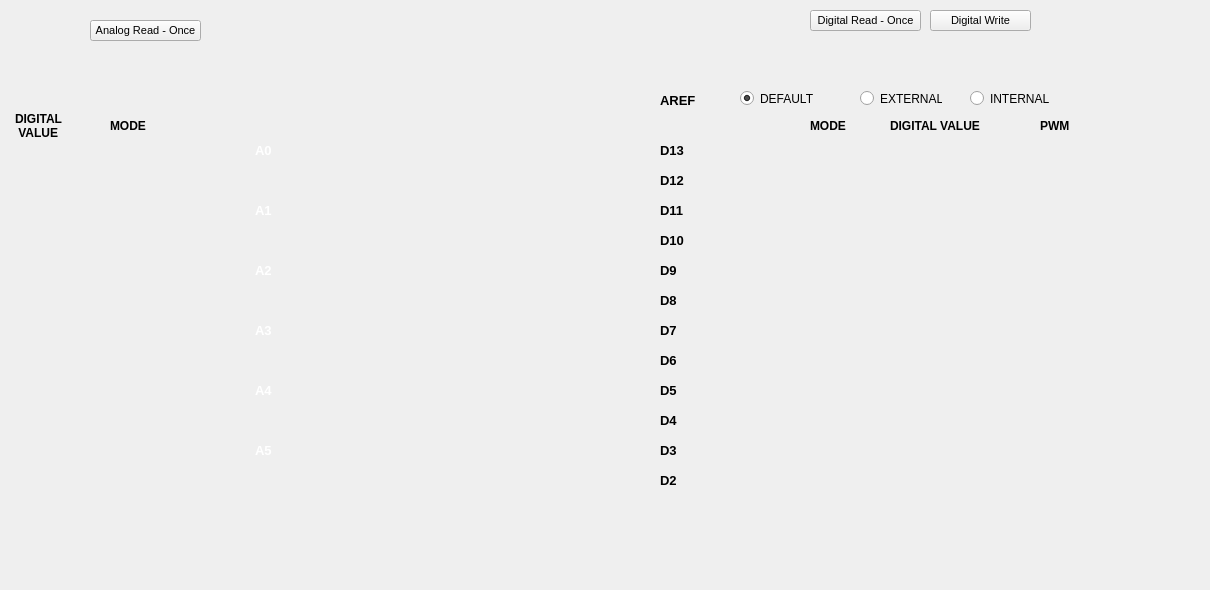
   <widget class="QWidget" name="tab">
    <attribute name="title">
     <string>Start</string>
    </attribute>
    <widget class="QPushButton" name="ButtonReadAnalog">
     <property name="geometry">
      <rect>
       <x>90</x>
       <y>20</y>
       <width>111</width>
       <height>21</height>
      </rect>
     </property>
     <property name="font">
      <font>
       <pointsize>8</pointsize>
       <weight>50</weight>
       <bold>false</bold>
      </font>
     </property>
     <property name="text">
      <string>Analog Read - Once</string>
     </property>
     <property name="checkable">
      <bool>true</bool>
     </property>
    </widget>
    <widget class="QLabel" name="label_A4">
     <property name="geometry">
      <rect>
       <x>255</x>
       <y>380</y>
       <width>31</width>
       <height>21</height>
      </rect>
     </property>
     <property name="palette">
      <palette>
       <active>
        <colorrole role="WindowText">
         <brush brushstyle="SolidPattern">
          <color alpha="255">
           <red>255</red>
           <green>255</green>
           <blue>255</blue>
          </color>
         </brush>
        </colorrole>
       </active>
       <inactive>
        <colorrole role="WindowText">
         <brush brushstyle="SolidPattern">
          <color alpha="255">
           <red>255</red>
           <green>255</green>
           <blue>255</blue>
          </color>
         </brush>
        </colorrole>
       </inactive>
       <disabled>
        <colorrole role="WindowText">
         <brush brushstyle="SolidPattern">
          <color alpha="255">
           <red>120</red>
           <green>120</green>
           <blue>120</blue>
          </color>
         </brush>
        </colorrole>
       </disabled>
      </palette>
     </property>
     <property name="font">
      <font>
       <pointsize>10</pointsize>
       <weight>75</weight>
       <bold>true</bold>
      </font>
     </property>
     <property name="text">
      <string>A4</string>
     </property>
    </widget>
    <widget class="QLabel" name="label_A2">
     <property name="geometry">
      <rect>
       <x>255</x>
       <y>260</y>
       <width>31</width>
       <height>21</height>
      </rect>
     </property>
     <property name="palette">
      <palette>
       <active>
        <colorrole role="WindowText">
         <brush brushstyle="SolidPattern">
          <color alpha="255">
           <red>255</red>
           <green>255</green>
           <blue>255</blue>
          </color>
         </brush>
        </colorrole>
       </active>
       <inactive>
        <colorrole role="WindowText">
         <brush brushstyle="SolidPattern">
          <color alpha="255">
           <red>255</red>
           <green>255</green>
           <blue>255</blue>
          </color>
         </brush>
        </colorrole>
       </inactive>
       <disabled>
        <colorrole role="WindowText">
         <brush brushstyle="SolidPattern">
          <color alpha="255">
           <red>120</red>
           <green>120</green>
           <blue>120</blue>
          </color>
         </brush>
        </colorrole>
       </disabled>
      </palette>
     </property>
     <property name="font">
      <font>
       <pointsize>10</pointsize>
       <weight>75</weight>
       <bold>true</bold>
      </font>
     </property>
     <property name="text">
      <string>A2</string>
     </property>
    </widget>
    <widget class="QLabel" name="label_A0">
     <property name="geometry">
      <rect>
       <x>255</x>
       <y>140</y>
       <width>31</width>
       <height>21</height>
      </rect>
     </property>
     <property name="palette">
      <palette>
       <active>
        <colorrole role="WindowText">
         <brush brushstyle="SolidPattern">
          <color alpha="255">
           <red>255</red>
           <green>255</green>
           <blue>255</blue>
          </color>
         </brush>
        </colorrole>
        <colorrole role="Text">
         <brush brushstyle="SolidPattern">
          <color alpha="255">
           <red>255</red>
           <green>255</green>
           <blue>255</blue>
          </color>
         </brush>
        </colorrole>
       </active>
       <inactive>
        <colorrole role="WindowText">
         <brush brushstyle="SolidPattern">
          <color alpha="255">
           <red>255</red>
           <green>255</green>
           <blue>255</blue>
          </color>
         </brush>
        </colorrole>
        <colorrole role="Text">
         <brush brushstyle="SolidPattern">
          <color alpha="255">
           <red>255</red>
           <green>255</green>
           <blue>255</blue>
          </color>
         </brush>
        </colorrole>
       </inactive>
       <disabled>
        <colorrole role="WindowText">
         <brush brushstyle="SolidPattern">
          <color alpha="255">
           <red>120</red>
           <green>120</green>
           <blue>120</blue>
          </color>
         </brush>
        </colorrole>
        <colorrole role="Text">
         <brush brushstyle="SolidPattern">
          <color alpha="255">
           <red>120</red>
           <green>120</green>
           <blue>120</blue>
          </color>
         </brush>
        </colorrole>
       </disabled>
      </palette>
     </property>
     <property name="font">
      <font>
       <pointsize>10</pointsize>
       <weight>75</weight>
       <bold>true</bold>
      </font>
     </property>
     <property name="text">
      <string>A0</string>
     </property>
    </widget>
    <widget class="QLabel" name="label_A3">
     <property name="geometry">
      <rect>
       <x>255</x>
       <y>320</y>
       <width>31</width>
       <height>21</height>
      </rect>
     </property>
     <property name="palette">
      <palette>
       <active>
        <colorrole role="WindowText">
         <brush brushstyle="SolidPattern">
          <color alpha="255">
           <red>255</red>
           <green>255</green>
           <blue>255</blue>
          </color>
         </brush>
        </colorrole>
       </active>
       <inactive>
        <colorrole role="WindowText">
         <brush brushstyle="SolidPattern">
          <color alpha="255">
           <red>255</red>
           <green>255</green>
           <blue>255</blue>
          </color>
         </brush>
        </colorrole>
       </inactive>
       <disabled>
        <colorrole role="WindowText">
         <brush brushstyle="SolidPattern">
          <color alpha="255">
           <red>120</red>
           <green>120</green>
           <blue>120</blue>
          </color>
         </brush>
        </colorrole>
       </disabled>
      </palette>
     </property>
     <property name="font">
      <font>
       <pointsize>10</pointsize>
       <weight>75</weight>
       <bold>true</bold>
      </font>
     </property>
     <property name="text">
      <string>A3</string>
     </property>
    </widget>
    <widget class="QLabel" name="label_A5">
     <property name="geometry">
      <rect>
       <x>255</x>
       <y>440</y>
       <width>31</width>
       <height>21</height>
      </rect>
     </property>
     <property name="palette">
      <palette>
       <active>
        <colorrole role="WindowText">
         <brush brushstyle="SolidPattern">
          <color alpha="255">
           <red>255</red>
           <green>255</green>
           <blue>255</blue>
          </color>
         </brush>
        </colorrole>
       </active>
       <inactive>
        <colorrole role="WindowText">
         <brush brushstyle="SolidPattern">
          <color alpha="255">
           <red>255</red>
           <green>255</green>
           <blue>255</blue>
          </color>
         </brush>
        </colorrole>
       </inactive>
       <disabled>
        <colorrole role="WindowText">
         <brush brushstyle="SolidPattern">
          <color alpha="255">
           <red>120</red>
           <green>120</green>
           <blue>120</blue>
          </color>
         </brush>
        </colorrole>
       </disabled>
      </palette>
     </property>
     <property name="font">
      <font>
       <pointsize>10</pointsize>
       <weight>75</weight>
       <bold>true</bold>
      </font>
     </property>
     <property name="text">
      <string>A5</string>
     </property>
    </widget>
    <widget class="QLabel" name="label_A1">
     <property name="geometry">
      <rect>
       <x>255</x>
       <y>200</y>
       <width>31</width>
       <height>21</height>
      </rect>
     </property>
     <property name="palette">
      <palette>
       <active>
        <colorrole role="WindowText">
         <brush brushstyle="SolidPattern">
          <color alpha="255">
           <red>255</red>
           <green>255</green>
           <blue>255</blue>
          </color>
         </brush>
        </colorrole>
       </active>
       <inactive>
        <colorrole role="WindowText">
         <brush brushstyle="SolidPattern">
          <color alpha="255">
           <red>255</red>
           <green>255</green>
           <blue>255</blue>
          </color>
         </brush>
        </colorrole>
       </inactive>
       <disabled>
        <colorrole role="WindowText">
         <brush brushstyle="SolidPattern">
          <color alpha="255">
           <red>120</red>
           <green>120</green>
           <blue>120</blue>
          </color>
         </brush>
        </colorrole>
       </disabled>
      </palette>
     </property>
     <property name="font">
      <font>
       <pointsize>10</pointsize>
       <weight>75</weight>
       <bold>true</bold>
      </font>
     </property>
     <property name="text">
      <string>A1</string>
     </property>
    </widget>
    <widget class="QPushButton" name="ButtonReadDigital">
     <property name="geometry">
      <rect>
       <x>810</x>
       <y>10</y>
       <width>111</width>
       <height>21</height>
      </rect>
     </property>
     <property name="font">
      <font>
       <pointsize>8</pointsize>
      </font>
     </property>
     <property name="text">
      <string>Digital Read - Once</string>
     </property>
     <property name="checkable">
      <bool>true</bool>
     </property>
    </widget>
    <widget class="QLabel" name="label_19">
     <property name="geometry">
      <rect>
       <x>660</x>
       <y>260</y>
       <width>21</width>
       <height>21</height>
      </rect>
     </property>
     <property name="font">
      <font>
       <pointsize>10</pointsize>
       <weight>75</weight>
       <bold>true</bold>
      </font>
     </property>
     <property name="text">
      <string>D9</string>
     </property>
    </widget>
    <widget class="QLabel" name="label_8">
     <property name="geometry">
      <rect>
       <x>660</x>
       <y>410</y>
       <width>21</width>
       <height>21</height>
      </rect>
     </property>
     <property name="font">
      <font>
       <pointsize>10</pointsize>
       <weight>75</weight>
       <bold>true</bold>
      </font>
     </property>
     <property name="text">
      <string>D4</string>
     </property>
    </widget>
    <widget class="QLabel" name="label_10">
     <property name="geometry">
      <rect>
       <x>660</x>
       <y>350</y>
       <width>21</width>
       <height>21</height>
      </rect>
     </property>
     <property name="font">
      <font>
       <pointsize>10</pointsize>
       <weight>75</weight>
       <bold>true</bold>
      </font>
     </property>
     <property name="text">
      <string>D6</string>
     </property>
    </widget>
    <widget class="QLabel" name="label_15">
     <property name="geometry">
      <rect>
       <x>660</x>
       <y>170</y>
       <width>31</width>
       <height>21</height>
      </rect>
     </property>
     <property name="font">
      <font>
       <pointsize>10</pointsize>
       <weight>75</weight>
       <bold>true</bold>
      </font>
     </property>
     <property name="text">
      <string>D12</string>
     </property>
    </widget>
    <widget class="QLabel" name="label_13">
     <property name="geometry">
      <rect>
       <x>660</x>
       <y>470</y>
       <width>21</width>
       <height>21</height>
      </rect>
     </property>
     <property name="font">
      <font>
       <pointsize>10</pointsize>
       <weight>75</weight>
       <bold>true</bold>
      </font>
     </property>
     <property name="text">
      <string>D2</string>
     </property>
    </widget>
    <widget class="QLabel" name="label_17">
     <property name="geometry">
      <rect>
       <x>660</x>
       <y>200</y>
       <width>31</width>
       <height>21</height>
      </rect>
     </property>
     <property name="font">
      <font>
       <pointsize>10</pointsize>
       <weight>75</weight>
       <bold>true</bold>
      </font>
     </property>
     <property name="text">
      <string>D11</string>
     </property>
    </widget>
    <widget class="QLabel" name="label_9">
     <property name="geometry">
      <rect>
       <x>660</x>
       <y>380</y>
       <width>21</width>
       <height>21</height>
      </rect>
     </property>
     <property name="font">
      <font>
       <pointsize>10</pointsize>
       <weight>75</weight>
       <bold>true</bold>
      </font>
     </property>
     <property name="text">
      <string>D5</string>
     </property>
    </widget>
    <widget class="QLabel" name="label_16">
     <property name="geometry">
      <rect>
       <x>660</x>
       <y>290</y>
       <width>21</width>
       <height>21</height>
      </rect>
     </property>
     <property name="font">
      <font>
       <pointsize>10</pointsize>
       <weight>75</weight>
       <bold>true</bold>
      </font>
     </property>
     <property name="text">
      <string>D8</string>
     </property>
    </widget>
    <widget class="QLabel" name="label_12">
     <property name="geometry">
      <rect>
       <x>660</x>
       <y>320</y>
       <width>21</width>
       <height>21</height>
      </rect>
     </property>
     <property name="font">
      <font>
       <pointsize>10</pointsize>
       <weight>75</weight>
       <bold>true</bold>
      </font>
     </property>
     <property name="text">
      <string>D7</string>
     </property>
    </widget>
    <widget class="QLabel" name="label_18">
     <property name="geometry">
      <rect>
       <x>660</x>
       <y>140</y>
       <width>31</width>
       <height>21</height>
      </rect>
     </property>
     <property name="font">
      <font>
       <pointsize>10</pointsize>
       <weight>75</weight>
       <bold>true</bold>
      </font>
     </property>
     <property name="text">
      <string>D13</string>
     </property>
    </widget>
    <widget class="QLabel" name="label_14">
     <property name="geometry">
      <rect>
       <x>660</x>
       <y>230</y>
       <width>31</width>
       <height>21</height>
      </rect>
     </property>
     <property name="font">
      <font>
       <pointsize>10</pointsize>
       <weight>75</weight>
       <bold>true</bold>
      </font>
     </property>
     <property name="text">
      <string>D10</string>
     </property>
    </widget>
    <widget class="QLabel" name="label_11">
     <property name="geometry">
      <rect>
       <x>660</x>
       <y>440</y>
       <width>21</width>
       <height>21</height>
      </rect>
     </property>
     <property name="font">
      <font>
       <pointsize>10</pointsize>
       <weight>75</weight>
       <bold>true</bold>
      </font>
     </property>
     <property name="text">
      <string>D3</string>
     </property>
    </widget>
    <widget class="QWidget" name="gridLayoutWidget">
     <property name="geometry">
      <rect>
       <x>700</x>
       <y>140</y>
       <width>491</width>
       <height>351</height>
      </rect>
     </property>
     <layout class="QGridLayout" name="gridLayoutDigital">
      <property name="sizeConstraint">
       <enum>QLayout::SetMaximumSize</enum>
      </property>
      <property name="horizontalSpacing">
       <number>20</number>
      </property>
      <property name="verticalSpacing">
       <number>10</number>
      </property>
     </layout>
    </widget>
    <widget class="QWidget" name="gridLayoutWidget_9">
     <property name="geometry">
      <rect>
       <x>10</x>
       <y>140</y>
       <width>241</width>
       <height>351</height>
      </rect>
     </property>
     <layout class="QGridLayout" name="gridLayoutPanelAnalog">
      <property name="horizontalSpacing">
       <number>15</number>
      </property>
      <property name="verticalSpacing">
       <number>10</number>
      </property>
     </layout>
    </widget>
    <widget class="QLabel" name="label_26">
     <property name="geometry">
      <rect>
       <x>110</x>
       <y>115</y>
       <width>41</width>
       <height>21</height>
      </rect>
     </property>
     <property name="font">
      <font>
       <weight>75</weight>
       <bold>true</bold>
       <underline>false</underline>
      </font>
     </property>
     <property name="text">
      <string>MODE</string>
     </property>
    </widget>
    <widget class="QLabel" name="labelDigitalOptions">
     <property name="geometry">
      <rect>
       <x>15</x>
       <y>105</y>
       <width>51</width>
       <height>41</height>
      </rect>
     </property>
     <property name="font">
      <font>
       <weight>75</weight>
       <bold>true</bold>
       <underline>false</underline>
      </font>
     </property>
     <property name="text">
      <string>DIGITAL
 VALUE</string>
     </property>
    </widget>
    <widget class="QLabel" name="label_27">
     <property name="geometry">
      <rect>
       <x>810</x>
       <y>115</y>
       <width>41</width>
       <height>21</height>
      </rect>
     </property>
     <property name="font">
      <font>
       <weight>75</weight>
       <bold>true</bold>
       <underline>false</underline>
      </font>
     </property>
     <property name="text">
      <string>MODE</string>
     </property>
    </widget>
    <widget class="QLabel" name="label_DigitalValue">
     <property name="geometry">
      <rect>
       <x>890</x>
       <y>115</y>
       <width>91</width>
       <height>21</height>
      </rect>
     </property>
     <property name="font">
      <font>
       <weight>75</weight>
       <bold>true</bold>
       <underline>false</underline>
      </font>
     </property>
     <property name="text">
      <string>DIGITAL VALUE</string>
     </property>
    </widget>
    <widget class="QLabel" name="label_PWM">
     <property name="geometry">
      <rect>
       <x>1040</x>
       <y>115</y>
       <width>31</width>
       <height>21</height>
      </rect>
     </property>
     <property name="font">
      <font>
       <weight>75</weight>
       <bold>true</bold>
       <underline>false</underline>
      </font>
     </property>
     <property name="text">
      <string>PWM</string>
     </property>
    </widget>
    <widget class="QPushButton" name="ButtonWriteDigital">
     <property name="geometry">
      <rect>
       <x>930</x>
       <y>10</y>
       <width>101</width>
       <height>21</height>
      </rect>
     </property>
     <property name="font">
      <font>
       <pointsize>8</pointsize>
      </font>
     </property>
     <property name="text">
      <string>Digital Write</string>
     </property>
    </widget>
    <widget class="QWidget" name="verticalLayoutWidget">
     <property name="geometry">
      <rect>
       <x>90</x>
       <y>50</y>
       <width>111</width>
       <height>31</height>
      </rect>
     </property>
     <layout class="QVBoxLayout" name="verticalLayoutReadAnalog">
      <property name="spacing">
       <number>4</number>
      </property>
     </layout>
    </widget>
    <widget class="QWidget" name="verticalLayoutWidget_2">
     <property name="geometry">
      <rect>
       <x>810</x>
       <y>40</y>
       <width>111</width>
       <height>31</height>
      </rect>
     </property>
     <layout class="QVBoxLayout" name="verticalLayoutReadDigital">
      <property name="spacing">
       <number>4</number>
      </property>
     </layout>
    </widget>
    <widget class="QWidget" name="verticalLayoutWidget_3">
     <property name="geometry">
      <rect>
       <x>930</x>
       <y>40</y>
       <width>101</width>
       <height>31</height>
      </rect>
     </property>
     <layout class="QVBoxLayout" name="verticalLayoutWriteDigital">
      <property name="spacing">
       <number>4</number>
      </property>
     </layout>
    </widget>
    <widget class="QLabel" name="label_45">
     <property name="geometry">
      <rect>
       <x>660</x>
       <y>90</y>
       <width>41</width>
       <height>21</height>
      </rect>
     </property>
     <property name="font">
      <font>
       <pointsize>10</pointsize>
       <weight>75</weight>
       <bold>true</bold>
      </font>
     </property>
     <property name="text">
      <string>AREF</string>
     </property>
    </widget>
    <widget class="QRadioButton" name="ArefDefault">
     <property name="geometry">
      <rect>
       <x>740</x>
       <y>90</y>
       <width>82</width>
       <height>17</height>
      </rect>
     </property>
     <property name="toolTip">
      <string/>
     </property>
     <property name="toolTipDuration">
      <number>-1</number>
     </property>
     <property name="whatsThis">
      <string/>
     </property>
     <property name="accessibleDescription">
      <string/>
     </property>
     <property name="text">
      <string>DEFAULT</string>
     </property>
     <property name="checked">
      <bool>true</bool>
     </property>
    </widget>
    <widget class="QRadioButton" name="ArefExternal">
     <property name="geometry">
      <rect>
       <x>860</x>
       <y>90</y>
       <width>82</width>
       <height>17</height>
      </rect>
     </property>
     <property name="text">
      <string>EXTERNAL</string>
     </property>
    </widget>
    <widget class="QRadioButton" name="ArefInternal">
     <property name="geometry">
      <rect>
       <x>970</x>
       <y>90</y>
       <width>82</width>
       <height>17</height>
      </rect>
     </property>
     <property name="text">
      <string>INTERNAL</string>
     </property>
    </widget>
    <widget class="QWidget" name="widget" native="true">
     <property name="geometry">
      <rect>
       <x>-1</x>
       <y>-30</y>
       <width>1201</width>
       <height>581</height>
      </rect>
     </property>
     <property name="styleSheet">
      <string notr="true">background-image: url(:/image/backgroundV3.jpg);</string>
     </property>
    </widget>
    <zorder>widget</zorder>
    <zorder>ButtonReadAnalog</zorder>
    <zorder>label_A4</zorder>
    <zorder>label_A2</zorder>
    <zorder>label_A0</zorder>
    <zorder>label_A3</zorder>
    <zorder>label_A5</zorder>
    <zorder>label_A1</zorder>
    <zorder>ButtonReadDigital</zorder>
    <zorder>label_19</zorder>
    <zorder>label_8</zorder>
    <zorder>label_10</zorder>
    <zorder>label_15</zorder>
    <zorder>label_13</zorder>
    <zorder>label_17</zorder>
    <zorder>label_9</zorder>
    <zorder>label_16</zorder>
    <zorder>label_12</zorder>
    <zorder>label_18</zorder>
    <zorder>label_14</zorder>
    <zorder>label_11</zorder>
    <zorder>gridLayoutWidget</zorder>
    <zorder>gridLayoutWidget_9</zorder>
    <zorder>label_26</zorder>
    <zorder>labelDigitalOptions</zorder>
    <zorder>label_27</zorder>
    <zorder>label_DigitalValue</zorder>
    <zorder>label_PWM</zorder>
    <zorder>ButtonWriteDigital</zorder>
    <zorder>verticalLayoutWidget</zorder>
    <zorder>verticalLayoutWidget_2</zorder>
    <zorder>verticalLayoutWidget_3</zorder>
    <zorder>label_45</zorder>
    <zorder>ArefDefault</zorder>
    <zorder>ArefExternal</zorder>
    <zorder>ArefInternal</zorder>
   </widget>
